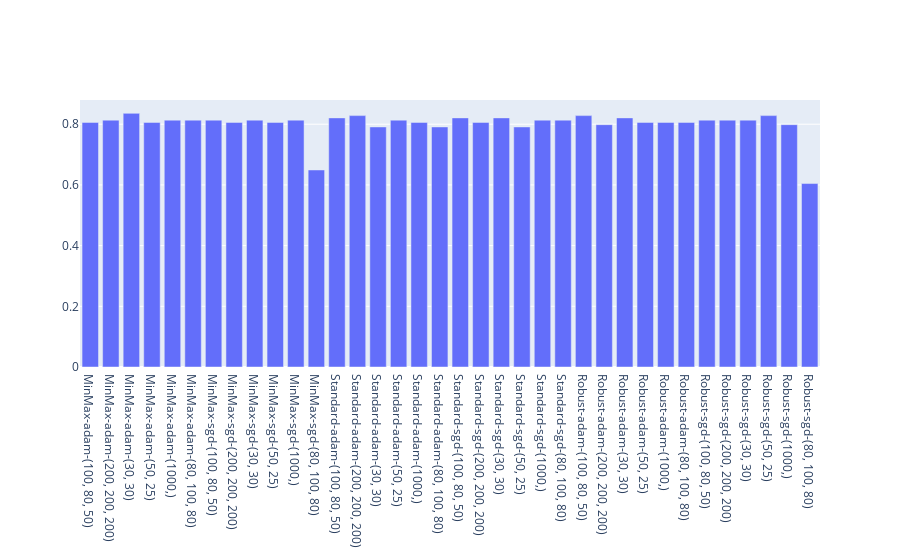

Here is the notebook cell this chart was saved with:
### Code cell
fig = go.Figure()
fig.add_trace(go.Bar(x=list(test_scores.keys()), y=list(test_scores.values())))
fig.show()

### Figure 1 — Plotly figure (JSON) as saved in the notebook; plotly's stock layout.template omitted (floating-point values rounded to 4 significant figures)
{"data": [{"type": "bar", "x": ["MinMax-adam-(100, 80, 50)", "MinMax-adam-(200, 200, 200)", "MinMax-adam-(30, 30)", "MinMax-adam-(50, 25)", "MinMax-adam-(1000,)", "MinMax-adam-(80, 100, 80)", "MinMax-sgd-(100, 80, 50)", "MinMax-sgd-(200, 200, 200)", "MinMax-sgd-(30, 30)", "MinMax-sgd-(50, 25)", "MinMax-sgd-(1000,)", "MinMax-sgd-(80, 100, 80)", "Standard-adam-(100, 80, 50)", "Standard-adam-(200, 200, 200)", "Standard-adam-(30, 30)", "Standard-adam-(50, 25)", "Standard-adam-(1000,)", "Standard-adam-(80, 100, 80)", "Standard-sgd-(100, 80, 50)", "Standard-sgd-(200, 200, 200)", "Standard-sgd-(30, 30)", "Standard-sgd-(50, 25)", "Standard-sgd-(1000,)", "Standard-sgd-(80, 100, 80)", "Robust-adam-(100, 80, 50)", "Robust-adam-(200, 200, 200)", "Robust-adam-(30, 30)", "Robust-adam-(50, 25)", "Robust-adam-(1000,)", "Robust-adam-(80, 100, 80)", "Robust-sgd-(100, 80, 50)", "Robust-sgd-(200, 200, 200)", "Robust-sgd-(30, 30)", "Robust-sgd-(50, 25)", "Robust-sgd-(1000,)", "Robust-sgd-(80, 100, 80)"], "y": [0.806, 0.8134, 0.8358, 0.806, 0.8134, 0.8134, 0.8134, 0.806, 0.8134, 0.806, 0.8134, 0.6493, 0.8209, 0.8284, 0.791, 0.8134, 0.806, 0.791, 0.8209, 0.806, 0.8209, 0.791, 0.8134, 0.8134, 0.8284, 0.7985, 0.8209, 0.806, 0.806, 0.806, 0.8134, 0.8134, 0.8134, 0.8284, 0.7985, 0.6045]}], "layout": {}}
